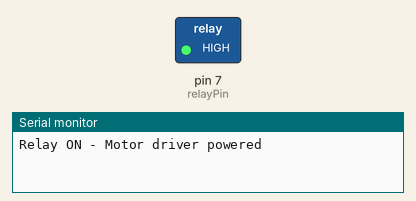
This sketch was run on a simulated Arduino Uno, built with avr-gcc and run on an emulated ATmega328P. Shown: switched loads named in the sketch (green lamp = pin HIGH), the last lines printed to the serial monitor.

Above: at 2.5 s.
At 7.5 s:
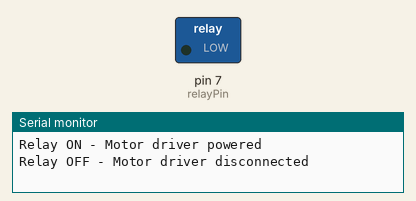
Timing chart, 0 to 13.0 s (numbered marks = the images above):
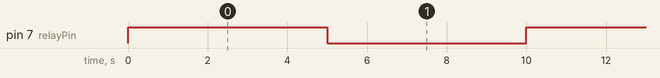

The sketch:

relay_module.ino
```cpp
// Relay pin connected to Arduino
int relayPin = 7;

void setup() {
  pinMode(relayPin, OUTPUT); // Set relay pin as output
  Serial.begin(9600);
}

void loop() {
  // Turn relay ON (energize coil, motor driver powered)
  digitalWrite(relayPin, HIGH);
  Serial.println("Relay ON - Motor driver powered");
  delay(5000); // wait 5 seconds

  // Turn relay OFF (de-energize coil, motor driver disconnected)
  digitalWrite(relayPin, LOW);
  Serial.println("Relay OFF - Motor driver disconnected");
  delay(5000); // wait 5 seconds
}
```

Measured:
- by itself, pin 7 (relayPin): alternates HIGH for 5.0 s and LOW for 5.0 s
